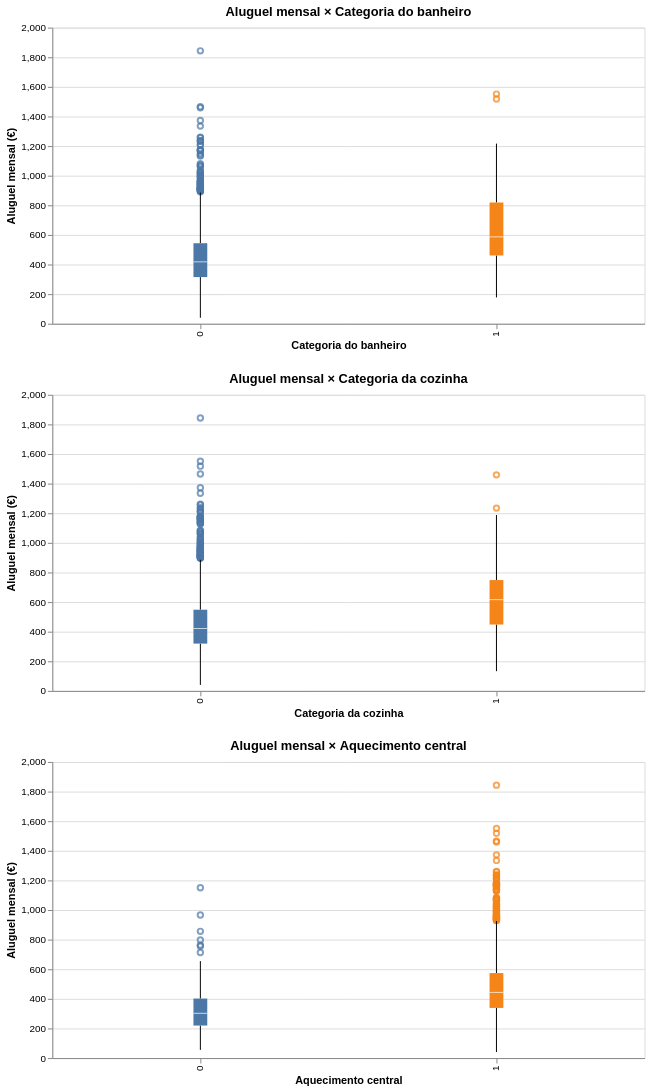

Here is the notebook cell this chart was saved with:
### Markdown cell above
### Relação entre o aluguel e as características dos imóveis

Além da área, da localização e do ano de construção, o conjunto de dados apresenta características relacionadas às instalações dos imóveis.

As variáveis `bath`, `kitchen` e `cheating` representam, respectivamente, a categoria do banheiro, da cozinha e a presença de aquecimento central.

A comparação dos valores de aluguel entre essas categorias permite investigar se existem diferenças nas distribuições dos preços associadas a essas características.

### Code cell
def grafico_categorico(coluna, titulo):
    return alt.Chart(rent99).mark_boxplot().encode(
        x=alt.X(f"{coluna}:N", title=titulo),
        y=alt.Y("rent:Q", title="Aluguel mensal (€)"),
        color=alt.Color(f"{coluna}:N", legend=None),
        tooltip=[coluna, "rent"]
    ).properties(
        title=f"Aluguel mensal × {titulo}",
        width=600,
        height=300
    )

alt.vconcat(
    grafico_categorico("bath", "Categoria do banheiro"),
    grafico_categorico("kitchen", "Categoria da cozinha"),
    grafico_categorico("cheating", "Aquecimento central")
)

### Figure 1 — Vega-Lite specification as saved in the notebook (floating-point values rounded to 4 significant figures; data arrays with more than 128 entries replaced by an {"elided": "..."} marker saying what was removed)
{"config": {"view": {"continuousWidth": 300, "continuousHeight": 300}}, "vconcat": [{"mark": {"type": "boxplot"}, "encoding": {"color": {"field": "bath", "legend": null, "type": "nominal"}, "tooltip": [{"field": "bath", "type": "nominal"}, {"field": "rent", "type": "quantitative"}], "x": {"field": "bath", "title": "Categoria do banheiro", "type": "nominal"}, "y": {"field": "rent", "title": "Aluguel mensal (€)", "type": "quantitative"}}, "height": 300, "title": "Aluguel mensal × Categoria do banheiro", "width": 600}, {"mark": {"type": "boxplot"}, "encoding": {"color": {"field": "kitchen", "legend": null, "type": "nominal"}, "tooltip": [{"field": "kitchen", "type": "nominal"}, {"field": "rent", "type": "quantitative"}], "x": {"field": "kitchen", "title": "Categoria da cozinha", "type": "nominal"}, "y": {"field": "rent", "title": "Aluguel mensal (€)", "type": "quantitative"}}, "height": 300, "title": "Aluguel mensal × Categoria da cozinha", "width": 600}, {"mark": {"type": "boxplot"}, "encoding": {"color": {"field": "cheating", "legend": null, "type": "nominal"}, "tooltip": [{"field": "cheating", "type": "nominal"}, {"field": "rent", "type": "quantitative"}], "x": {"field": "cheating", "title": "Aquecimento central", "type": "nominal"}, "y": {"field": "rent", "title": "Aluguel mensal (€)", "type": "quantitative"}}, "height": 300, "title": "Aluguel mensal × Aquecimento central", "width": 600}], "data": {"name": "data-be4e656a5b99171abfe591832a34362e"}, "$schema": "https://vega.github.io/schema/vega-lite/v5.20.1.json", "datasets": {"data-be4e656a5b99171abfe591832a34362e": {"elided": "3082 records"}}}
